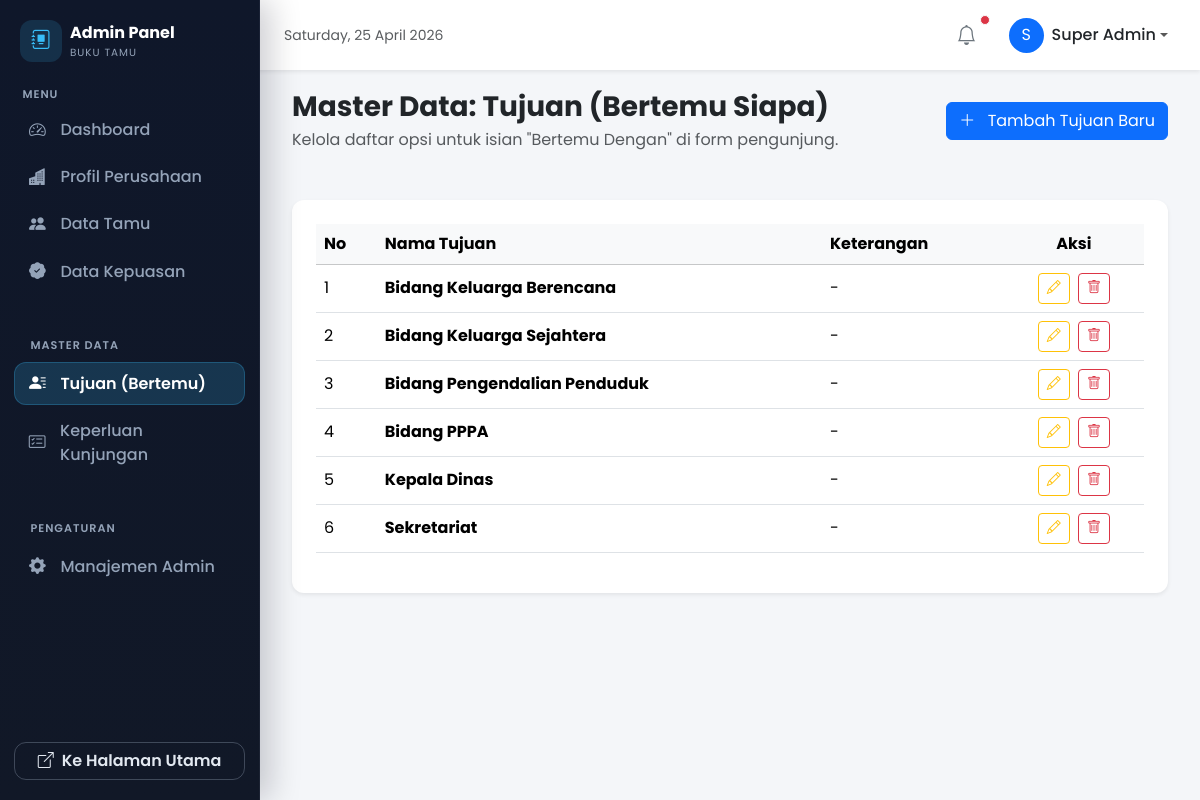
Screenshot of /admin/master_tujuan.php (signed in) with the database file from the repository.
### tables this page shows
CREATE TABLE `tb_tujuan` (
  `id_tujuan` int NOT NULL,
  `nama_tujuan` varchar(255) NOT NULL,
  `keterangan` text,
  `created_at` timestamp NULL DEFAULT CURRENT_TIMESTAMP
);

### admin/master_tujuan.php (the view, shortened to what this page needs)
<?php
require_once __DIR__ . '/../koneksi/koneksi.php';
$page_title = "Master Data: Tujuan (Bertemu Siapa)";
$tujuan_list = [];
$res = $koneksi->query("SELECT * FROM tb_tujuan ORDER BY nama_tujuan ASC");
if ($res) {
    while ($row = $res->fetch_assoc()) {
        $tujuan_list[] = $row;
    }
}
?>
<!DOCTYPE html>
<html lang="id">
<head>
    <link href="https://cdn.jsdelivr.net/npm/bootstrap@5.3.3/dist/css/bootstrap.min.css" rel="stylesheet">
    <link rel="stylesheet" href="https://cdn.jsdelivr.net/npm/bootstrap-icons@1.11.3/font/bootstrap-icons.min.css">
    <link href="css/admin-style.css" rel="stylesheet">
</head>
<body>
    <?php
    if (file_exists(__DIR__ . '/_partials/navbar.php')) { include_once __DIR__ . '/_partials/navbar.php'; }
    if (file_exists(__DIR__ . '/_partials/sidebar.php')) { include_once __DIR__ . '/_partials/sidebar.php'; }
    ?>
    <main class="main-content">
        <div class="container-fluid px-0">
            <div class="d-flex justify-content-between flex-wrap flex-md-nowrap align-items-center pb-4 mb-4 border-bottom-0">
                <div>
                    <h1 class="h3 fw-bold text-dark mb-1"><?php echo htmlspecialchars($page_title); ?></h1>
                    <p class="text-muted mb-0">Kelola daftar opsi untuk isian "Bertemu Dengan" di form pengunjung.</p>
                </div>
                <div class="btn-toolbar mb-2 mb-md-0">
                    <button type="button" class="btn btn-primary" data-bs-toggle="modal" data-bs-target="#modalTambah">
                        <i class="bi bi-plus-lg me-2"></i> Tambah Tujuan Baru
                    </button>
                </div>
            </div>
            <div class="card shadow-sm mb-4">
                <div class="card-body">
                    <div class="table-responsive">
                        <table class="table table-hover align-middle">
                            <thead class="table-light">
                                <tr>
                                    <th>No</th>
                                    <th>Nama Tujuan</th>
                                    <th>Keterangan</th>
                                    <th class="text-center">Aksi</th>
                                </tr>
                            </thead>
                            <tbody>
                                <?php if(empty($tujuan_list)): ?>
                                    <tr><td colspan="4" class="text-center">Belum ada data.</td></tr>
                                <?php else: ?>
                                    <?php $no = 1; foreach ($tujuan_list as $row): ?>
                                    <tr>
                                        <td><?php echo $no++; ?></td>
                                        <td class="fw-bold"><?php echo htmlspecialchars($row['nama_tujuan']); ?></td>
                                        <td><?php echo htmlspecialchars($row['keterangan'] ?? '-'); ?></td>
                                        <td class="text-center">
                                            <button type="button" class="btn btn-sm btn-outline-warning me-1"
                                                data-bs-toggle="modal"
                                                data-bs-target="#modalEdit<?php echo $row['id_tujuan']; ?>">
                                                <i class="bi bi-pencil"></i>
                                            </button>
                                            <form method="POST" class="d-inline" onsubmit="return confirm('Hapus data ini?');">
                                                <button type="submit" class="btn btn-sm btn-outline-danger">
                                                    <i class="bi bi-trash"></i>
                                                </button>
                                            </form>
                                        </td>
                                    </tr>
                                    <?php endforeach; ?>
                                <?php endif; ?>
                            </tbody>
                        </table>
                    </div>
                </div>
            </div>
        </div>
    </main>
</body>
</html>

### admin/css/admin-style.css (style rules this page uses)
:root { --sidebar-width: 260px; --sidebar-bg: #0f172a; --sidebar-surface: #111827; --sidebar-accent: #38bdf8; --sidebar-text: #e2e8f0; --sidebar-muted: #94a3b8; --sidebar-hover: rgba(148, 163, 184, 0.12); }
body { font-family: 'Poppins', sans-serif; background-color: #f4f6f9; color: #343a40; }
.main-content { padding-top: 90px; padding-left: 1rem; padding-right: 1rem; padding-bottom: 3rem; min-height: 100vh; margin-left: 0; transition: margin-left 0.3s ease-in-out; }
@media (min-width: 768px) { .main-content { margin-left: var(--sidebar-width); padding-left: 2rem; padding-right: 2rem; } }
.card { background-color: #ffffff; border: none; border-radius: 12px; box-shadow: 0 4px 6px rgba(0, 0, 0, 0.04); margin-bottom: 1.5rem; }
.card-body { padding: 1.5rem; }

### rows the page displays
tb_tujuan: nama_tujuan "Bidang Keluarga Berencana", keterangan "-"
tb_tujuan: nama_tujuan "Bidang Keluarga Sejahtera", keterangan "-"
tb_tujuan: nama_tujuan "Bidang Pengendalian Penduduk", keterangan "-"
tb_tujuan: nama_tujuan "Bidang PPPA", keterangan "-"
tb_tujuan: nama_tujuan "Kepala Dinas", keterangan "-"
tb_tujuan: nama_tujuan "Sekretariat", keterangan "-"

### other values shown
substr($admin_nama_display, 0, 1) "S"
$admin_nama_display "Super Admin"
$page_title "Master Data: Tujuan (Bertemu Siapa)"
